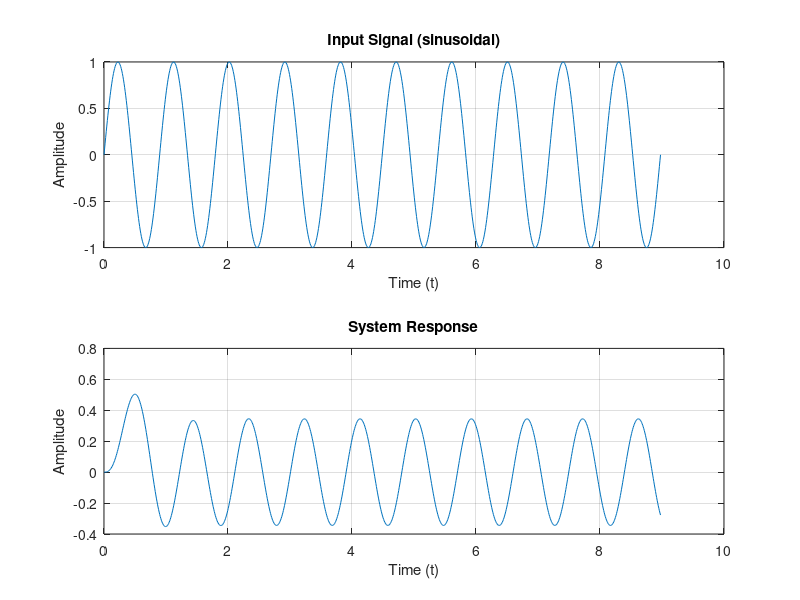

Here is the MATLAB script that generated this plot:
clc
clear
close all

zeta = 0.7071; 
wn = 4.2426;   
frequency_input = 7; 

num = wn^2;
den = [1, 2 * zeta * wn, wn^2];
sys = tf(num, den);

t = linspace(0, 10*(2*pi)/frequency_input, 1000);
u = sin(frequency_input * t);

y = lsim(sys, u, t);

subplot(2,1,1);
plot(t, u);
title('Input Signal (sinusoidal)');
xlabel('Time (t)');
ylabel('Amplitude');
grid on;

subplot(2,1,2);
plot(t, y);
title('System Response');
xlabel('Time (t)');
ylabel('Amplitude');
grid on;
